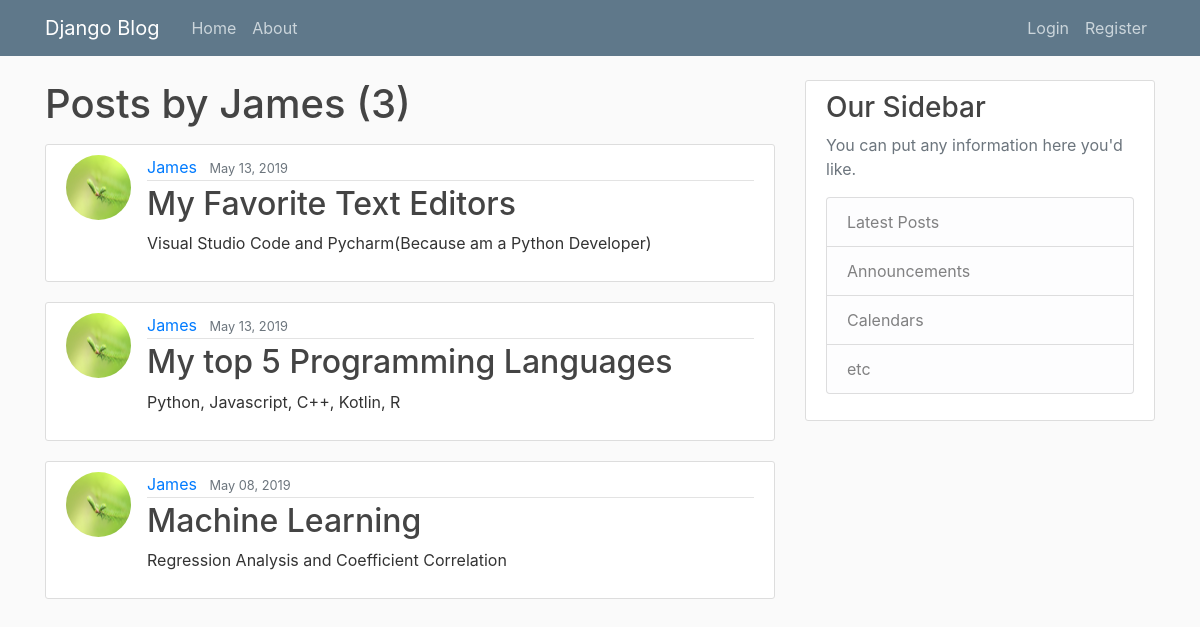
/user/James/, run on the app's committed database.
### blog/models.py (models this page shows, shortened)
class Post(models.Model):
    title = models.CharField(max_length=50)
    content = models.TextField()
    date_posted = models.DateTimeField(default=timezone.now)
    author = models.ForeignKey(User, on_delete=models.CASCADE)

### users/models.py (models this page shows, shortened)
class Profile(models.Model):
    user = models.OneToOneField(User, on_delete=models.CASCADE)
    image = models.ImageField(default='11.jpg', upload_to='profile_pics')

### blog/views.py (the view)
class UserPostListView(ListView):
    model = Post
    template_name = 'blog/user_post.html'
    context_object_name = 'posts'
    paginate_by = 3
    def get_queryset(self):
        user = get_object_or_404(User, username=self.kwargs.get('username'))
        return Post.objects.filter(author=user).order_by('-date_posted')

### blog/templates/blog/user_post.html (shortened to what this page needs)
{% extends "blog/base.html" %}
{% block content %}
    <h1 class="mb-3">Posts by {{view.kwargs.username}} ({{ page_obj.paginator.count }}) </h1>
    {% for post in posts %}
        <article class="media content-section">
            <img class="rounded-circle article-img" src = {{post.author.profile.image.url}}>
            <div class="media-body">
                <div class="article-metadata">
                    <a class="mr-2" href="{% url 'user-posts' post.author.username %}">{{ post.author }}</a>
                    <small class="text-muted">{{ post.date_posted|date:"F d, Y"}}</small>
                </div>
                <h2><a class="article-title" href="{% url 'post-detail' post.id %}">{{ post.title }}</a></h2>
                <p class="article-content">{{ post.content }}</p>
            </div>
        </article>
        {% endfor %}
    {% endblock content%}

### blog/static/blog/main.css (style rules this page uses)
body { background: #fafafa; color: #333333; margin-top: 5rem; }
h1, h2, h3, h4, h5, h6 { color: #444444; }
.content-section { background: #ffffff; padding: 10px 20px; border: 1px solid #dddddd; border-radius: 3px; margin-bottom: 20px; }
.article-title { color: #444444; }
.article-content { white-space: pre-line; }
.article-img { height: 65px; width: 65px; margin-right: 16px; }
.article-metadata { padding-bottom: 1px; margin-bottom: 4px; border-bottom: 1px solid #e3e3e3 }

### data on the page
Post: author.profile.image (picture), author "James", date_posted "May 13, 2019", title "My Favorite Text Editors", content "Visual Studio Code and Pycharm(Because am a Python Developer)"
Post: author.profile.image (picture), author "James", date_posted "May 13, 2019", title "My top 5 Programming Languages", content "Python, Javascript, C++, Kotlin, R"
Post: author.profile.image (picture), author "James", date_posted "May 08, 2019", title "Machine Learning", content "Regression Analysis and Coefficient Correlation"

### other printed values
{{ view.kwargs.username }} "James"
{{ page_obj.paginator.count }} "3"
